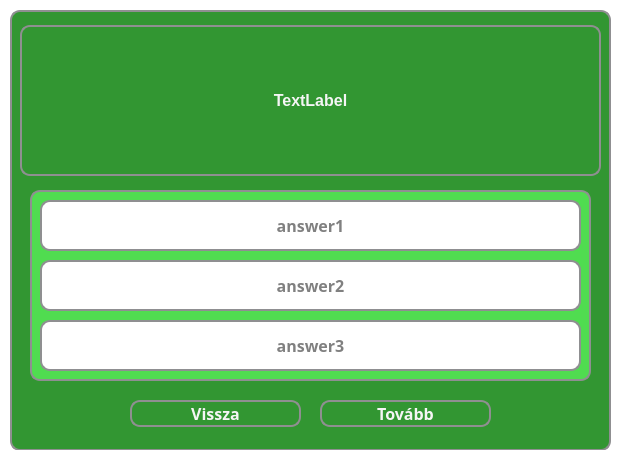
<?xml version="1.0" encoding="UTF-8"?>
<ui version="4.0">
 <class>learningGame</class>
 <widget class="QMainWindow" name="learningGame">
  <property name="geometry">
   <rect>
    <x>0</x>
    <y>0</y>
    <width>622</width>
    <height>472</height>
   </rect>
  </property>
  <property name="windowTitle">
   <string>Kvíz</string>
  </property>
  <property name="styleSheet">
   <string notr="true">* {
	background-color: white;
}</string>
  </property>
  <widget class="QWidget" name="centralwidget">
   <widget class="QWidget" name="widget" native="true">
    <property name="geometry">
     <rect>
      <x>10</x>
      <y>10</y>
      <width>601</width>
      <height>441</height>
     </rect>
    </property>
    <property name="styleSheet">
     <string notr="true">* {
	background-color: rgb(50, 150, 50);
    border: 2px solid #8f8f91;
    border-radius: 10px;
    color: white;
    font-size: 16px;
    font-weight: bold;
}</string>
    </property>
    <widget class="QWidget" name="widget_2" native="true">
     <property name="geometry">
      <rect>
       <x>20</x>
       <y>180</y>
       <width>561</width>
       <height>191</height>
      </rect>
     </property>
     <property name="styleSheet">
      <string notr="true">* {
	background-color: rgb(80, 220, 80);
	border: 2px solid #8f8f91;
	border-radius: 10px;
	color: white;
	font-size: 16px;
	font-weight: bold;
}</string>
     </property>
     <widget class="QPushButton" name="answer1Button">
      <property name="geometry">
       <rect>
        <x>10</x>
        <y>10</y>
        <width>541</width>
        <height>51</height>
       </rect>
      </property>
      <property name="font">
       <font>
        <family>Corbel</family>
        <pointsize>-1</pointsize>
        <bold>true</bold>
       </font>
      </property>
      <property name="styleSheet">
       <string notr="true">* {
	background-color: white;
	color: grey;
}

*:hover {
	background-color: rgb(50, 150, 50);
	color: white;
}</string>
      </property>
      <property name="text">
       <string>answer1</string>
      </property>
      <property name="checkable">
       <bool>true</bool>
      </property>
     </widget>
     <widget class="QPushButton" name="answer3Button">
      <property name="geometry">
       <rect>
        <x>10</x>
        <y>130</y>
        <width>541</width>
        <height>51</height>
       </rect>
      </property>
      <property name="font">
       <font>
        <family>Corbel</family>
        <pointsize>-1</pointsize>
        <bold>true</bold>
       </font>
      </property>
      <property name="styleSheet">
       <string notr="true">* {
	background-color: white;
	color: grey;
}

*:hover {
	background-color: rgb(50, 150, 50);
	color: white;
}</string>
      </property>
      <property name="text">
       <string>answer3</string>
      </property>
      <property name="checkable">
       <bool>true</bool>
      </property>
     </widget>
     <widget class="QPushButton" name="answer2Button">
      <property name="geometry">
       <rect>
        <x>10</x>
        <y>70</y>
        <width>541</width>
        <height>51</height>
       </rect>
      </property>
      <property name="font">
       <font>
        <family>Corbel</family>
        <pointsize>-1</pointsize>
        <bold>true</bold>
       </font>
      </property>
      <property name="styleSheet">
       <string notr="true">* {
	background-color: white;
	color: grey;
}

*:hover {
	background-color: rgb(50, 150, 50);
	color: white;
}</string>
      </property>
      <property name="text">
       <string>answer2</string>
      </property>
      <property name="checkable">
       <bool>true</bool>
      </property>
     </widget>
    </widget>
    <widget class="QPushButton" name="backButton">
     <property name="geometry">
      <rect>
       <x>120</x>
       <y>390</y>
       <width>171</width>
       <height>27</height>
      </rect>
     </property>
     <property name="font">
      <font>
       <family>Corbel</family>
       <pointsize>-1</pointsize>
       <bold>true</bold>
      </font>
     </property>
     <property name="styleSheet">
      <string notr="true">* {
	background-color:  rgb(50, 150, 50);
	color: whitesmoke;
}

*:hover {
	background-color: rgb(80, 220, 80);
	color: white;
}</string>
     </property>
     <property name="text">
      <string>Vissza</string>
     </property>
    </widget>
    <widget class="QPushButton" name="nextButton">
     <property name="geometry">
      <rect>
       <x>310</x>
       <y>390</y>
       <width>171</width>
       <height>27</height>
      </rect>
     </property>
     <property name="font">
      <font>
       <family>Corbel</family>
       <pointsize>-1</pointsize>
       <bold>true</bold>
      </font>
     </property>
     <property name="styleSheet">
      <string notr="true">* {
	background-color:  rgb(50, 150, 50);
	color: whitesmoke;
}

*:hover {
	background-color: rgb(80, 220, 80);
	color: white;
}</string>
     </property>
     <property name="text">
      <string>Tovább</string>
     </property>
    </widget>
    <widget class="QLabel" name="questionField">
     <property name="geometry">
      <rect>
       <x>10</x>
       <y>15</y>
       <width>581</width>
       <height>151</height>
      </rect>
     </property>
     <property name="styleSheet">
      <string notr="true">* {
	color: whitesmoke;
}</string>
     </property>
     <property name="text">
      <string>TextLabel</string>
     </property>
     <property name="alignment">
      <set>Qt::AlignCenter</set>
     </property>
    </widget>
   </widget>
  </widget>
  <widget class="QStatusBar" name="statusbar"/>
 </widget>
 <resources/>
 <connections/>
</ui>
